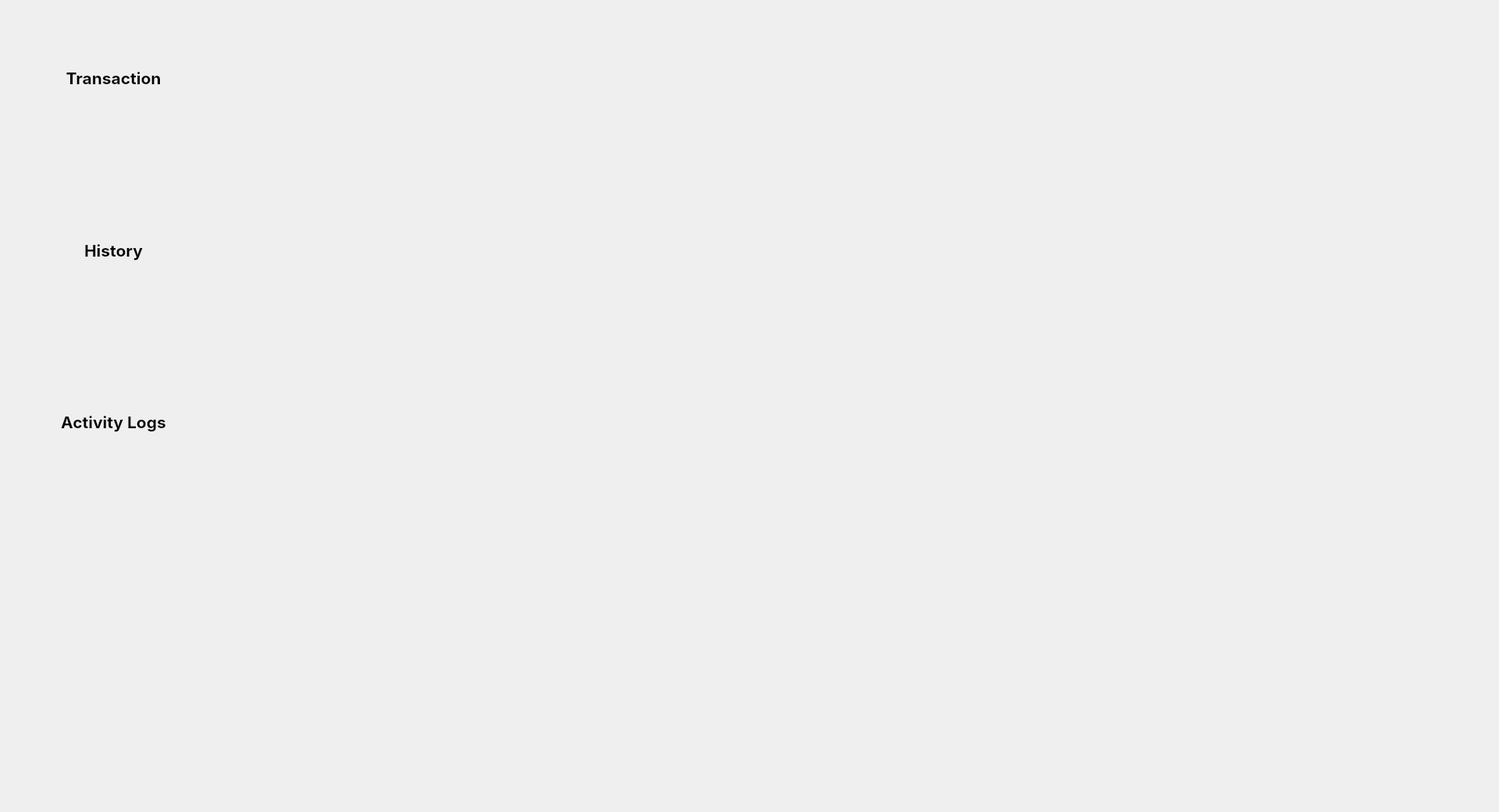
<?xml version="1.0" encoding="UTF-8"?>
<ui version="4.0">
 <class>w_cashier</class>
 <widget class="QWidget" name="w_cashier">
  <property name="geometry">
   <rect>
    <x>0</x>
    <y>0</y>
    <width>1921</width>
    <height>1041</height>
   </rect>
  </property>
  <property name="windowTitle">
   <string>Form</string>
  </property>
  <property name="windowIcon">
   <iconset>
    <normaloff>:/Main/MINI-GRO.png</normaloff>:/Main/MINI-GRO.png</iconset>
  </property>
  <widget class="QGroupBox" name="gb_sidebar">
   <property name="geometry">
    <rect>
     <x>30</x>
     <y>0</y>
     <width>231</width>
     <height>1040</height>
    </rect>
   </property>
   <property name="minimumSize">
    <size>
     <width>0</width>
     <height>1040</height>
    </size>
   </property>
   <property name="styleSheet">
    <string notr="true">QPushButton {
	background: rgba(0,0,0,0);
	border: 1px solid rgba(0,0,0,0);
	border-radius: 37px;
}

QGroupBox#gb_sidebar {
	border:none;
}</string>
   </property>
   <property name="title">
    <string/>
   </property>
   <widget class="QWidget" name="layoutWidget">
    <property name="geometry">
     <rect>
      <x>0</x>
      <y>0</y>
      <width>231</width>
      <height>581</height>
     </rect>
    </property>
    <layout class="QVBoxLayout" name="verticalLayout">
     <item>
      <widget class="QLabel" name="Logo">
       <property name="maximumSize">
        <size>
         <width>229</width>
         <height>137</height>
        </size>
       </property>
       <property name="text">
        <string/>
       </property>
       <property name="pixmap">
        <pixmap>../src/frontend/__image/logo_u1.png</pixmap>
       </property>
       <property name="scaledContents">
        <bool>true</bool>
       </property>
      </widget>
     </item>
     <item>
      <spacer name="verticalSpacer">
       <property name="orientation">
        <enum>Qt::Vertical</enum>
       </property>
       <property name="sizeType">
        <enum>QSizePolicy::Minimum</enum>
       </property>
       <property name="sizeHint" stdset="0">
        <size>
         <width>5</width>
         <height>40</height>
        </size>
       </property>
      </spacer>
     </item>
     <item>
      <widget class="QPushButton" name="pb_dashboard">
       <property name="minimumSize">
        <size>
         <width>220</width>
         <height>80</height>
        </size>
       </property>
       <property name="maximumSize">
        <size>
         <width>16777215</width>
         <height>80</height>
        </size>
       </property>
       <property name="font">
        <font>
         <family>Inter</family>
         <pointsize>16</pointsize>
         <bold>true</bold>
        </font>
       </property>
       <property name="text">
        <string>Transaction</string>
       </property>
       <property name="icon">
        <iconset>
         <normaloff>../src/frontend/__image/sales_elements/shopping-cart.svg</normaloff>../src/frontend/__image/sales_elements/shopping-cart.svg</iconset>
       </property>
       <property name="iconSize">
        <size>
         <width>32</width>
         <height>32</height>
        </size>
       </property>
       <property name="autoDefault">
        <bool>false</bool>
       </property>
      </widget>
     </item>
     <item>
      <spacer name="verticalSpacer_2">
       <property name="orientation">
        <enum>Qt::Vertical</enum>
       </property>
       <property name="sizeHint" stdset="0">
        <size>
         <width>20</width>
         <height>10</height>
        </size>
       </property>
      </spacer>
     </item>
     <item>
      <widget class="QPushButton" name="pb_history">
       <property name="minimumSize">
        <size>
         <width>80</width>
         <height>80</height>
        </size>
       </property>
       <property name="maximumSize">
        <size>
         <width>16777215</width>
         <height>80</height>
        </size>
       </property>
       <property name="font">
        <font>
         <family>Inter</family>
         <pointsize>16</pointsize>
         <bold>true</bold>
        </font>
       </property>
       <property name="text">
        <string>History</string>
       </property>
       <property name="icon">
        <iconset>
         <normaloff>../src/frontend/__image/sales_elements/time-past.svg</normaloff>../src/frontend/__image/sales_elements/time-past.svg</iconset>
       </property>
       <property name="iconSize">
        <size>
         <width>32</width>
         <height>32</height>
        </size>
       </property>
      </widget>
     </item>
     <item>
      <spacer name="verticalSpacer_3">
       <property name="orientation">
        <enum>Qt::Vertical</enum>
       </property>
       <property name="sizeHint" stdset="0">
        <size>
         <width>20</width>
         <height>40</height>
        </size>
       </property>
      </spacer>
     </item>
     <item>
      <widget class="QPushButton" name="pb_activity_logs">
       <property name="minimumSize">
        <size>
         <width>80</width>
         <height>80</height>
        </size>
       </property>
       <property name="maximumSize">
        <size>
         <width>16777215</width>
         <height>80</height>
        </size>
       </property>
       <property name="font">
        <font>
         <family>Inter</family>
         <pointsize>16</pointsize>
         <bold>true</bold>
        </font>
       </property>
       <property name="text">
        <string>Activity Logs</string>
       </property>
       <property name="icon">
        <iconset>
         <normaloff>../src/frontend/__image/list-timeline.svg</normaloff>../src/frontend/__image/list-timeline.svg</iconset>
       </property>
       <property name="iconSize">
        <size>
         <width>32</width>
         <height>32</height>
        </size>
       </property>
      </widget>
     </item>
    </layout>
   </widget>
   <widget class="QWidget" name="userPlaceholder" native="true">
    <property name="geometry">
     <rect>
      <x>10</x>
      <y>670</y>
      <width>221</width>
      <height>341</height>
     </rect>
    </property>
   </widget>
  </widget>
  <widget class="QStackedWidget" name="sw_sales">
   <property name="geometry">
    <rect>
     <x>290</x>
     <y>10</y>
     <width>1631</width>
     <height>1040</height>
    </rect>
   </property>
   <property name="currentIndex">
    <number>-1</number>
   </property>
  </widget>
 </widget>
 <resources/>
 <connections/>
</ui>
